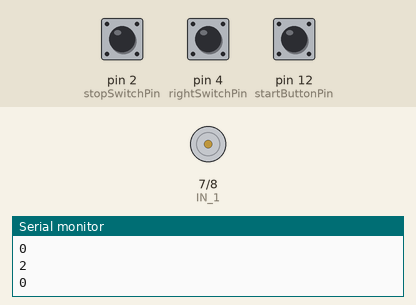
Recording of a sketch running on a simulated Arduino Uno, built with avr-gcc and run on an emulated ATmega328P. Parts: motor-driver pin pairs drawn as motors (green arrow = first pin HIGH = forward, orange = second pin HIGH = backward, longer = more drive, scaled by the enable pin), the last lines printed to the serial monitor. The test bench sets the inputs (shaded band); at power-on: pin 4 (rightSwitchPin) HIGH, pin 12 (startButtonPin) HIGH, pin 2 (stopSwitchPin) HIGH.

Above: at 1.2 s.
1.3 s: pin 4 (rightSwitchPin) pulled LOW for 1 s
At 2.8 s:
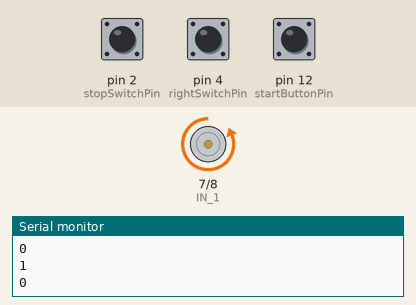
4.3 s: pin 12 (startButtonPin) pulled LOW for 3.2 s
At 5.0 s:
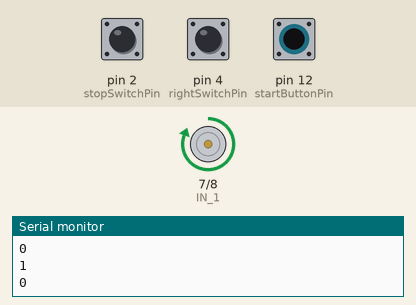
9.0 s: pin 4 (rightSwitchPin) pulled LOW for 3.2 s
Timing chart, 0 to 20.5 s (numbered marks = the images above; inputs shaded):
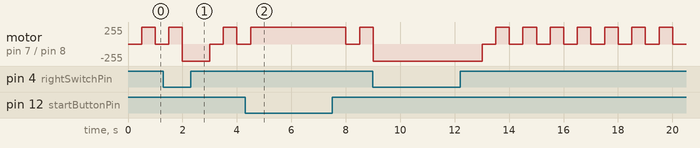

The sketch:

program-stop.ino
```cpp
  const int startButtonPin = 12;
  const int stopSwitchPin = 2;
  const int rightSwitchPin = 4;
  const int pwmPin = 5; //to 'enable' pin on L298N motor control module
  const int IN_1 = 7;  //to Input 1 on L298N
  const int IN_2 = 8;  //to Input 2 on L298N
  int startButton;
  int stopSwitch;
  int rightSwitch;
  bool startButtonState = false;
  bool stopSwitchState = false;
  bool rightSwitchState = false;
  bool start = false;
  bool Run = false;
  bool bluetoothStart = false;
  int onState = 0;

  void setup () {
    Serial.begin(9600);
    pinMode(startButtonPin, INPUT_PULLUP);
    pinMode(stopSwitchPin, INPUT_PULLUP);
    pinMode(rightSwitchPin, INPUT_PULLUP);
    pinMode(pwmPin, OUTPUT);
    pinMode(IN_1, OUTPUT);
    pinMode(IN_2, OUTPUT);
  }

  void loop () {
  // read serial from bluetooth module ------------------
    char bluetoothOut = Serial.read();
    Serial.println(bluetoothStart);

  // button state ---------------------------------------
  if (startButton == HIGH || bluetoothOut == '1'){
    onState = onState + 1;
    delay(500);
    if (onState > 2) {
      onState = 1;
    }
  }
  if (onState == 2){
    start = false;
    Run = false;
    setState(false, true, false);
  }
  Serial.println(onState);
  // read all output pin --------------------------------
    startButton = digitalRead(startButtonPin);
    stopSwitch = digitalRead(stopSwitchPin);
    rightSwitch = digitalRead(rightSwitchPin);

  // check all output pin value -------------------------
    if (onState == 1 && !Run){
      start = true;
      Run = true;
      setState(true, false, false);
    }else if(stopSwitch == LOW){
      setState(false, true, false);
      onState = onState + 1;
    }else if(rightSwitch == LOW){
      Run = true;
      start = false;
      setState(false, false, true);
    }

  // check all state --------------------------------------
    if(startButtonState){
      runMotor();
    }else if(stopSwitchState && !start){
      pauseMotor();
    }else if(rightSwitchState){
      rightMotor();
    }

  }

// function for set state run motor ----------------------------------------

  void setState(bool button, bool stopSwitch, bool rightSwitch){
    startButtonState = button;
    stopSwitchState = stopSwitch;
    rightSwitchState = rightSwitch;
  }
  void runMotor() {
    digitalWrite (IN_1, HIGH);     //start motor
    digitalWrite (IN_2, LOW);
    digitalWrite (pwmPin, 255);    //run motor full speed
  }

  void rightMotor() {
    digitalWrite (IN_1, LOW);
    digitalWrite (IN_2, HIGH);     //right motor
    digitalWrite (pwmPin, 255);    //run motor full speed
  }

  void pauseMotor() {
    digitalWrite (IN_1, LOW);       //stop motor
    digitalWrite (IN_2, LOW);       //stop motor
  }
```

Measured:
- by itself, motor on pin 7 (IN_1) / pin 8 (IN_2): repeats every 1.0 s: stopped 0.50 s, forward 255/255 0.50 s
